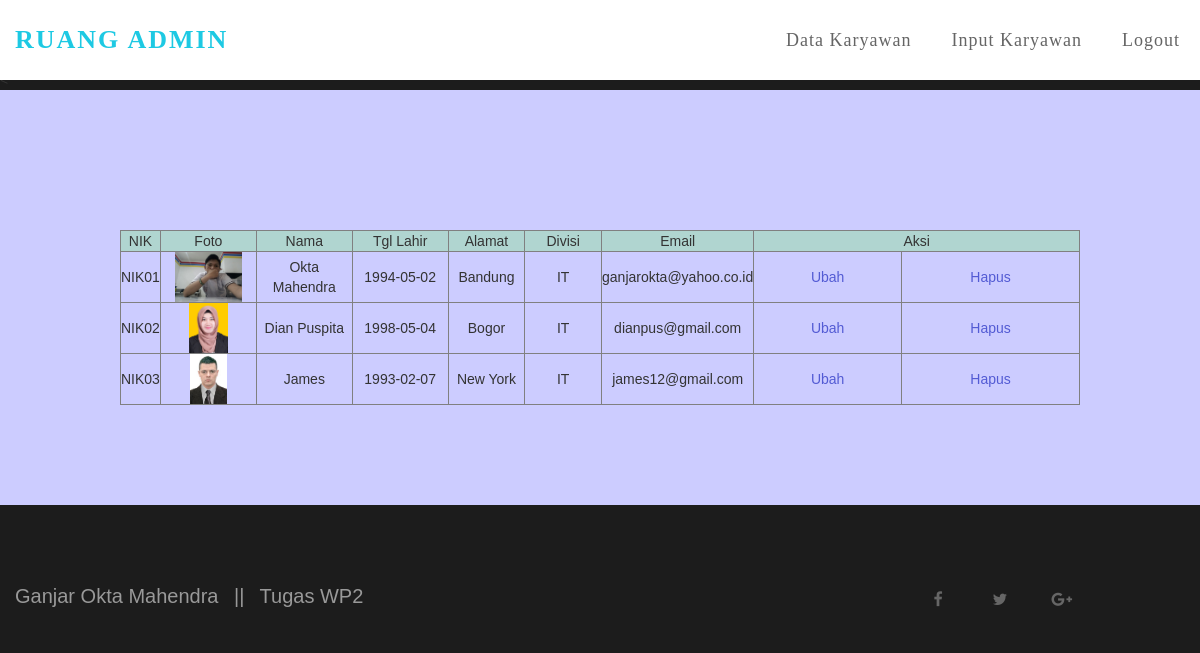
The app's page /data.php with its own data.
### tables this page shows
CREATE TABLE `tb_karyawan` (
  `nik` varchar(50) NOT NULL,
  `nama` varchar(100) NOT NULL,
  `tgl_lahir` varchar(30) NOT NULL,
  `alamat` varchar(100) NOT NULL,
  `divisi` varchar(50) NOT NULL,
  `email` varchar(50) NOT NULL,
  `foto` varchar(40) NOT NULL
);

### data.php (the view, shortened to what this page needs)
<!DOCTYPE html>
<html lang="en">
<head>
<link rel="stylesheet" href="css/bootstrap.min.css">
<link rel="stylesheet" href="css/animate.css">
<link rel="stylesheet" href="css/font-awesome.min.css">
<link rel="stylesheet" href="css/magnific-popup.css">
<link rel="stylesheet" href="css/owl.theme.css">
<link rel="stylesheet" href="css/owl.carousel.css">
<link rel="stylesheet" href="css/style.css">
</head>
<body data-spy="scroll" data-target=".navbar-collapse" data-offset="50">
<div class="navbar navbar-default navbar-fixed-top">
    <div class="container">
        <div class="navbar-header">
            <a href="admin.php" class="navbar-brand"><span>Ruang Admin</span></a>
        </div>
        <div class="collapse navbar-collapse">
            <ul class="nav navbar-nav navbar-right">
             <li><a href="data.php" class="smoothScroll">Data Karyawan</a></li>
                <li><a href="inputkaryawan.php" class="smoothScroll">Input Karyawan</a></li>
                <li><a href="logout.php" class="smoothScroll">Logout</a></li>
            </ul>
        </div>
    </div>
</div>
<<section id="pricing">
     <div class="container">
          <div class="row">
<br>
<br>
<table align="center" width="80%" border="1" cellspacing="0" cellpadding="0">
<tr>
<td width="2%" bgcolor="#b0d5d0"><div align="center">NIK</td>
<td width="10%" bgcolor="#b0d5d0"><div align="center">Foto</td>
<td width="10%" bgcolor="#b0d5d0"><div align="center">Nama</td>
<td width="10%" bgcolor="#b0d5d0"><div align="center">Tgl Lahir</td>
<td width="8%" bgcolor="#b0d5d0"><div align="center">Alamat</td>
<td width="8%" bgcolor="#b0d5d0"><div align="center">Divisi</td>
<td width="10%" bgcolor="#b0d5d0"><div align="center">Email</td>
<td colspan="2" bgcolor="#b0d5d0"><div align="center">Aksi</div></td>
</tr>
<?php
include "fungsi.php";
$query= "SELECT * FROM tb_karyawan" ;
$sql = mysqli_query($koneksi, $query);
while($data = mysqli_fetch_array($sql))
{
  echo "<tr>";
  echo "<td>".$data['nik']."</td>";
  echo "<td><img src=images/".$data['foto']." 'width='50' height='50'></td>";
  echo "<td>".$data['nama']."</td>";
  echo "<td>".$data['tgl_lahir']."</td>";
   echo "<td>".$data['alamat']."</td>";
  echo "<td>".$data['divisi']."</td>";
  echo "<td>".$data['email']."</td>";
  echo "<td><a href='editdata.php?nik=".$data['nik']."'>Ubah</a></td>";
  echo "<td><a href='hapus.php?nik=".$data['nik']."'>Hapus</a></td>";
  echo "</tr>";
}
?>
</table>
 </div>
     </div>
</section>
</body>
<footer>
    <div class="container">
        <div class="row">
               <div class="col-md-8 col-sm-6">
                    <div class="wow fadeInUp footer-copyright" data-wow-delay="0.4s">
                         <p>Ganjar Okta Mahendra
                         <span>||</span>
                         Tugas WP2</p>
                    </div>
               </div>
            <div class="col-md-4 col-sm-6">
                <ul class="wow fadeInUp social-icon" data-wow-delay="0.8s">
                         <li><a href="#" class="fa fa-facebook"></a></li>
                         <li><a href="#" class="fa fa-twitter"></a></li>
                         <li><a href="#" class="fa fa-google-plus"></a></li>
                    </ul>
               </div>
        </div>
    </div>
</footer>
</body>
</html>

### css/style.css (style rules this page uses)
body { background: #1c1c1c; font-family: 'century gothic', sans-serif; font-style: normal; font-weight: 300; padding-top: 70px; overflow-x: hidden; }
h1,h2,h3,h4,h5,h6, .navbar-default, .btn { font-family: 'century gothic', cursive; font-weight: 400; }
p { color: #999; font-size: 20px; font-weight: 300; line-height: 30px; }
html { -webkit-font-smoothing: antialiased; }
a { color: #535bd4; -webkit-transition: 0.5s; -o-transition: 0.5s; transition: 0.5s; text-decoration: none !important; }
* { -webkit-box-sizing: border-box; -moz-box-sizing: border-box; box-sizing: border-box; }
*:before, *:after { -webkit-box-sizing: border-box; -moz-box-sizing: border-box; box-sizing: border-box; }
#about, #screenshot, #divider, #pricing, #newsletter { padding-top: 100px; padding-bottom: 100px; }
#divider, #pricing { text-align: center; }
.navbar-default { background: #ffffff; border: none; box-shadow: none; margin: 0 !important; }
.navbar-default .navbar-brand { color: #535bd4; font-size: 26px; font-weight: bold; text-transform: uppercase; letter-spacing: 2px; line-height: 50px; margin: 0; }
.navbar-default .navbar-brand span { color: #1dc9e3; }
.navbar-default .navbar-nav li a { color: #656565; font-size: 18px; font-weight: 500; line-height: 50px; letter-spacing: 1px; -webkit-transition: all 0.4s ease-in-out; transition: all 0.4s ease-in-out; padding-right: 20px; padding-left: 20px; }
#pricing { background: #ccccff; }
footer { padding-top: 60px; padding-bottom: 60px; }
footer span { padding-right: 10px; padding-left: 10px; }
footer p { padding-top: 16px; }
.social-icon { position: relative; padding: 0; margin: 0; text-align: center; }
.social-icon li { display: inline-block; list-style: none; }
.social-icon li a { color: #666; border-radius: 100px; cursor: pointer; font-size: 16px; text-decoration: none; transition: all 0.4s ease-in-out; width: 50px; height: 50px; line-height: 50px; text-align: center; vertical-align: middle; position: relative; top: 0px; margin: 10px 4px 0px 4px; }
@media (max-width: 1200px) { .container { width: 100%; } }

### records on screen
tb_karyawan: nik "NIK01", foto (picture), nama "Okta Mahendra", tgl_lahir "1994-05-02", alamat "Bandung", divisi "IT", email "ganjarokta@yahoo.co.id"
tb_karyawan: nik "NIK02", foto (picture), nama "Dian Puspita", tgl_lahir "1998-05-04", alamat "Bogor", divisi "IT", email "dianpus@gmail.com"
tb_karyawan: nik "NIK03", foto (picture), nama "James", tgl_lahir "1993-02-07", alamat "New York", divisi "IT", email "james12@gmail.com"
